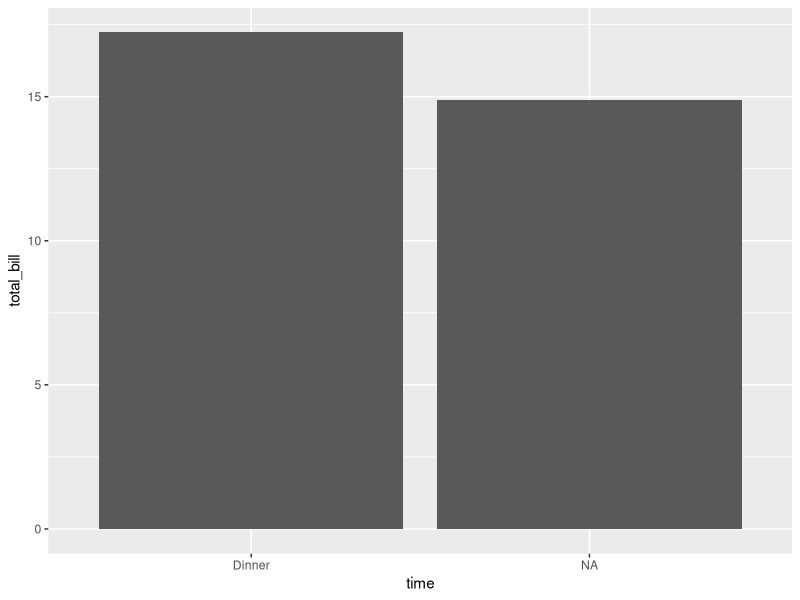

Recreate this plot in R.
library(ggplot2)

df <- data.frame(time = factor(c("Bro","Dinner"), levels=c("Lunch","Dinner")),
                 total_bill = c(14.89, 17.23))

ggplot(data=df, aes(x=time, y=total_bill)) + geom_bar(stat="identity")